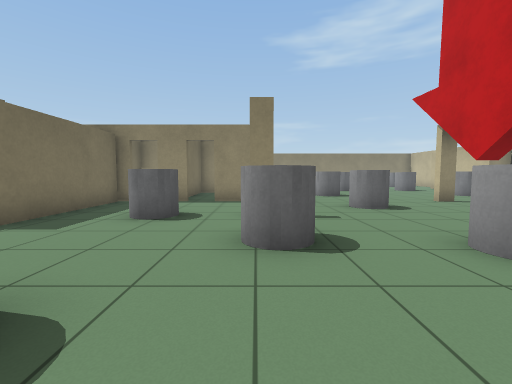
View 1 (above)

16 first-person views from a walk through a robot-simulator world made for Gazebo. The camera is 0.9 m above the floor, tilts 4° down and sees 90° across. The floor is counted in squares, 1 m on a side. Each view is taken from the middle of a square. On the plan, view 1 faces up. The plan holds only what a view shows up to about 10 squares ahead; the rest is blank. The place goes on beyond the plan. Robots are left out. Simple patterns stand in for the simulator's built-in surfaces.

View 2
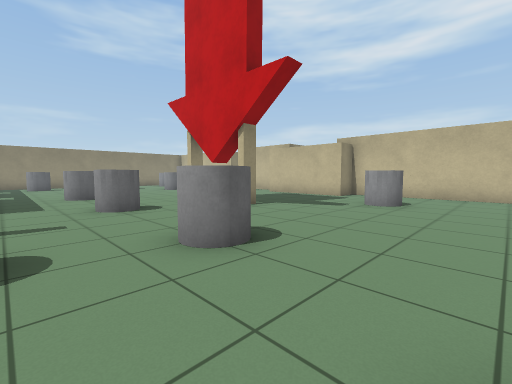

View 3
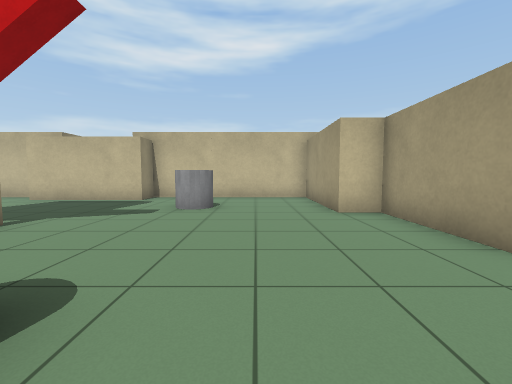

View 4
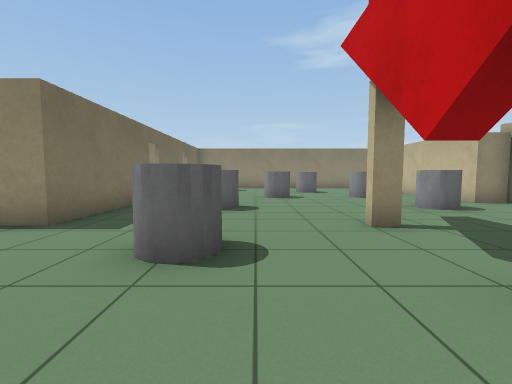

View 5
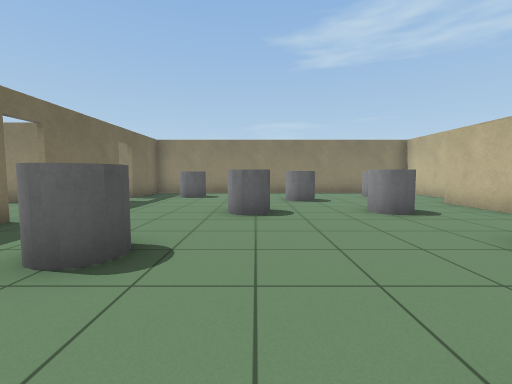

View 6
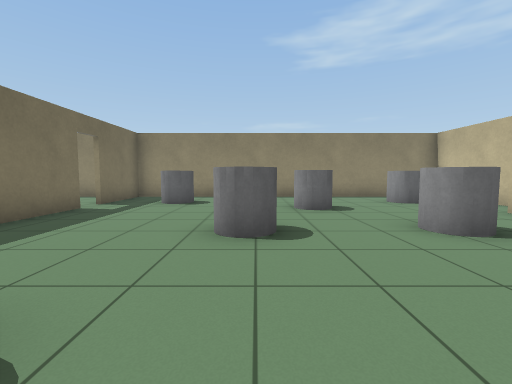

View 7
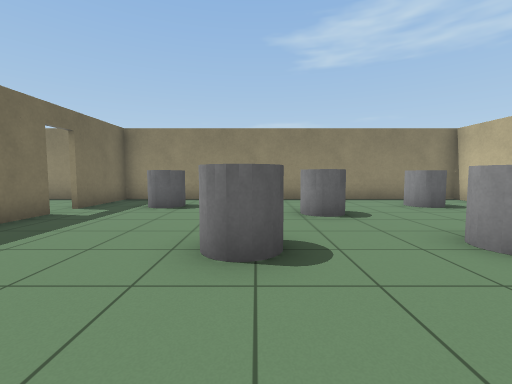

View 8
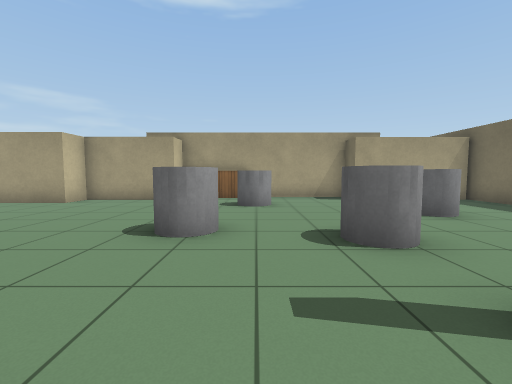

View 9
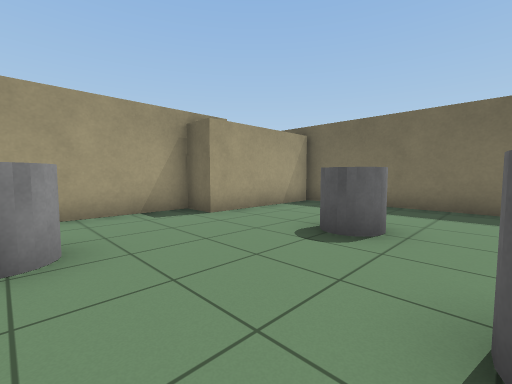

View 10
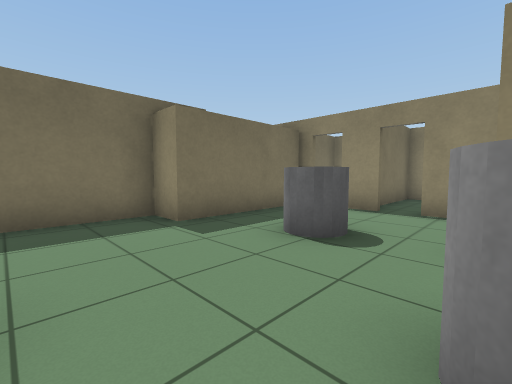

View 11
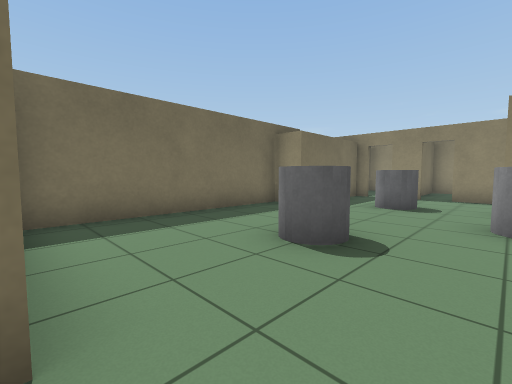

View 12
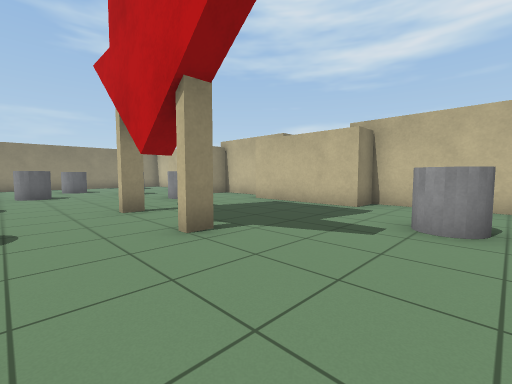

View 13
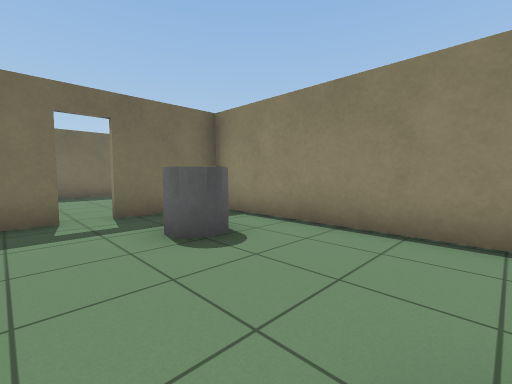

View 14
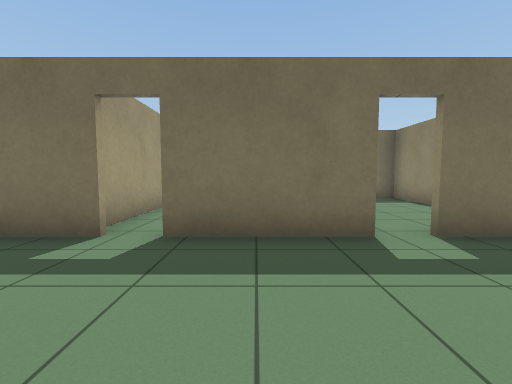

View 15
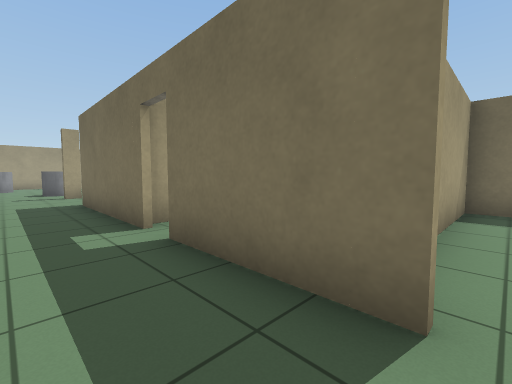

View 16
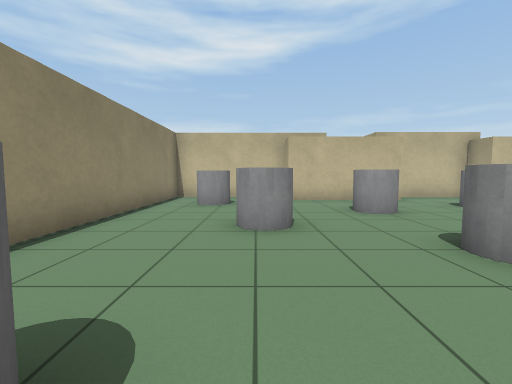

### Floor plan
Ten units are one square. View 1 is at (0, 0); x grows to the right and y downward. Boxes are objects, and circles mark ways between rooms. Rooms are numbered by the first view taken in them; rooms with no view inside come last. Other rooms are left out.
<svg viewBox="-60 -206 184 241">
<path fill="none" stroke="#000" d="M4 -129 4 -84 -14 -84M-22 -84 -32 -84M-40 -84 -45 -84 -45 -44 -55 -44 -55 19 -14 19 -14 30 25 30M4 -168 4 -136M48 30 48 19 79 19 79 9 119 9 119 -50 109 -50 109 -89 119 -89 119 -120 109 -120 109 -159 119 -159 119 -201 4 -201 4 -175M-15 -201 -55 -201 -55 -163 -24 -163"/>
<rect x="-25" y="-15" width="10" height="10" fill="#bbb"><title>grey cylinder</title></rect>
<rect x="-25" y="-65" width="10" height="20" fill="#bbb"><title>grey cylinder</title></rect>
<rect x="-5" y="-45" width="20" height="20" fill="#bbb"><title>grey cylinder</title></rect>
<rect x="15" y="-5" width="10" height="20" fill="#bbb"><title>grey cylinder</title></rect>
<rect x="15" y="-185" width="20" height="10" fill="#bbb"><title>grey cylinder</title></rect>
<rect x="25" y="-35" width="10" height="10" fill="#bbb"><title>grey cylinder</title></rect>
<rect x="25" y="-75" width="10" height="10" fill="#bbb"><title>grey cylinder</title></rect>
<rect x="25" y="-115" width="10" height="10" fill="#bbb"><title>grey cylinder</title></rect>
<rect x="45" y="-145" width="10" height="10" fill="#bbb"><title>grey cylinder</title></rect>
<rect x="55" y="-75" width="10" height="10" fill="#bbb"><title>red block</title></rect>
<rect x="55" y="-175" width="20" height="10" fill="#bbb"><title>grey cylinder</title></rect>
<rect x="75" y="-145" width="10" height="10" fill="#bbb"><title>grey cylinder</title></rect>
<rect x="85" y="-35" width="10" height="20" fill="#bbb"><title>grey cylinder</title></rect>
<rect x="85" y="-115" width="10" height="10" fill="#bbb"><title>grey cylinder</title></rect>
<rect x="95" y="-195" width="10" height="20" fill="#bbb"><title>grey cylinder</title></rect>
<circle cx="0" cy="-170" r="3" fill="#2a7"/>
<text x="40" y="-80">1</text>
<text x="-30" y="-180">2</text>
</svg>
Room 1 opens to room 2.

Where each view was taken, in squares from view 1:
view 1: 0 up, 0 right, facing up
view 2: 0 up, 1 right, facing up-right
view 3: 1 up, 2 right, facing right
view 4: 4 up, 4 right, facing up
view 5: 8 up, 5 right, facing up
view 6: 10 up, 5 right, facing up
view 7: 11 up, 5 right, facing up
view 8: 7 up, 2 right, facing down
view 9: 3 up, 2 right, facing down-left
view 10: 2 up, 0 right, facing up-left
view 11: 2 down, 0 right, facing up-left
view 12: 2 up, 4 right, facing up-right
view 13: 16 up, 6 right, facing up-left
view 14: 15 up, 4 right, facing left
view 15: 17 up, 2 right, facing down-left
view 16: 17 up, 2 right, facing right
